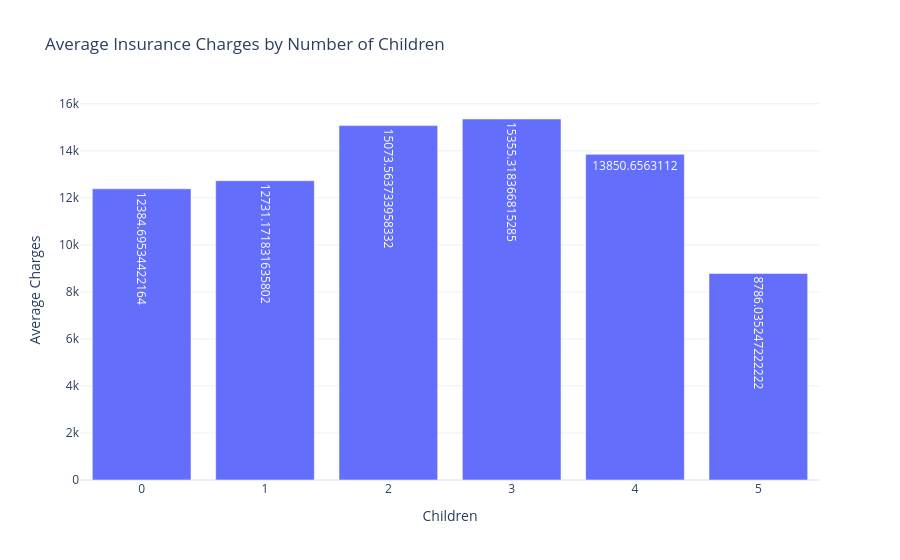

The cell this chart's notebook holds for it:
### Markdown cell above
*Children vs Insurance Charges*

### Code cell
children_avg = df.groupby('children')['charges'].mean().reset_index()
children_avg.columns = ['Children', 'Average Charges']

fig = px.bar(children_avg, x='Children', y='Average Charges',
              title='Average Insurance Charges by Number of Children',
              text='Average Charges', template='plotly_white')
fig.show()

### Figure 1 — Plotly figure (JSON) as saved in the notebook; plotly's stock layout.template omitted (floating-point values rounded to 4 significant figures)
{"data": [{"hovertemplate": "Children=%{x}<br>Average Charges=%{text}<extra></extra>", "legendgroup": "", "marker": {"color": "#636efa", "pattern": {"shape": ""}}, "name": "", "orientation": "v", "showlegend": false, "text": [12380.0, 12730.0, 15070.0, 15360.0, 13850.0, 8786.0], "textposition": "auto", "type": "bar", "x": [0, 1, 2, 3, 4, 5], "xaxis": "x", "y": [12380.0, 12730.0, 15070.0, 15360.0, 13850.0, 8786.0], "yaxis": "y"}], "layout": {"barmode": "relative", "legend": {"tracegroupgap": 0}, "title": {"text": "Average Insurance Charges by Number of Children"}, "xaxis": {"anchor": "y", "domain": [0, 1], "title": {"text": "Children"}}, "yaxis": {"anchor": "x", "domain": [0, 1], "title": {"text": "Average Charges"}}}}
